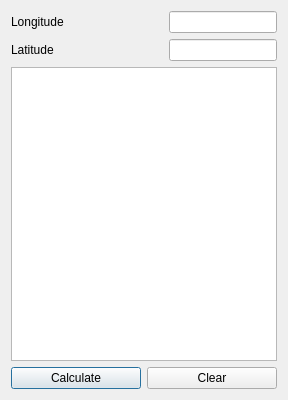
<?xml version="1.0" encoding="UTF-8"?>
<ui version="4.0">
 <class>Dialog</class>
 <widget class="QDialog" name="Dialog">
  <property name="geometry">
   <rect>
    <x>0</x>
    <y>0</y>
    <width>288</width>
    <height>400</height>
   </rect>
  </property>
  <property name="windowTitle">
   <string>UTM Kappa factor and Convergence</string>
  </property>
  <layout class="QGridLayout" name="gridLayout">
   <item row="0" column="0">
    <layout class="QHBoxLayout" name="horizontalLayout">
     <item>
      <widget class="QLabel" name="label">
       <property name="text">
        <string>Longitude</string>
       </property>
      </widget>
     </item>
     <item>
      <spacer name="horizontalSpacer">
       <property name="orientation">
        <enum>Qt::Horizontal</enum>
       </property>
       <property name="sizeHint" stdset="0">
        <size>
         <width>40</width>
         <height>20</height>
        </size>
       </property>
      </spacer>
     </item>
     <item>
      <widget class="QLineEdit" name="longEdit">
       <property name="toolTip">
        <string>Use decimal degree values</string>
       </property>
      </widget>
     </item>
    </layout>
   </item>
   <item row="1" column="0">
    <layout class="QHBoxLayout" name="horizontalLayout_2">
     <item>
      <widget class="QLabel" name="label_2">
       <property name="text">
        <string>Latitude</string>
       </property>
      </widget>
     </item>
     <item>
      <spacer name="horizontalSpacer_2">
       <property name="orientation">
        <enum>Qt::Horizontal</enum>
       </property>
       <property name="sizeHint" stdset="0">
        <size>
         <width>40</width>
         <height>20</height>
        </size>
       </property>
      </spacer>
     </item>
     <item>
      <widget class="QLineEdit" name="latEdit">
       <property name="toolTip">
        <string>Use decimal degree values</string>
       </property>
      </widget>
     </item>
    </layout>
   </item>
   <item row="2" column="0">
    <widget class="QTextEdit" name="textEdit"/>
   </item>
   <item row="3" column="0">
    <layout class="QHBoxLayout" name="horizontalLayout_6">
     <item>
      <widget class="QPushButton" name="calculateButton">
       <property name="text">
        <string>Calculate</string>
       </property>
      </widget>
     </item>
     <item>
      <widget class="QPushButton" name="clearButton">
       <property name="text">
        <string>Clear</string>
       </property>
      </widget>
     </item>
    </layout>
   </item>
  </layout>
 </widget>
 <resources/>
 <connections/>
</ui>
